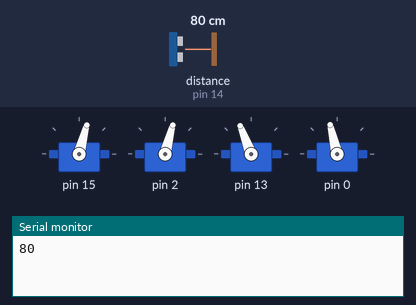
Bench run of a sketch on a simulated Arduino Uno, built with avr-gcc and run on an emulated ATmega328P. On the bench: 4 × servo, the last lines printed to the serial monitor. Wiring (inferred from the names in the program): ultrasonic range finder: trigger pin 12; echo pin 14. The test bench sets the inputs (shaded band); at power-on: distance to the obstacle (sensor on pin 14) 80 cm. The echo pulse lasts 58.3 µs per cm.

Above: at 1.7 s.
1.8 s: distance to the obstacle (sensor on pin 14) set to 2 cm
At 2.11 s:
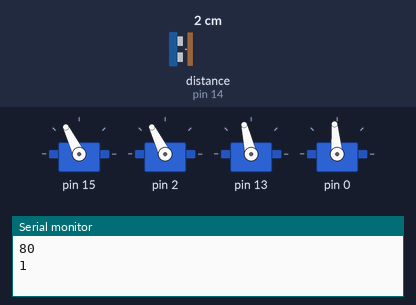
5.2 s: distance to the obstacle (sensor on pin 14) set to 120 cm
At 5.58 s:
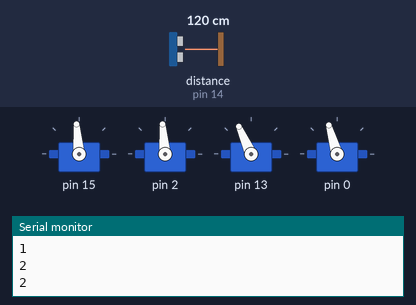
8.6 s: distance to the obstacle (sensor on pin 14) set to 18 cm
At 9.88 s:
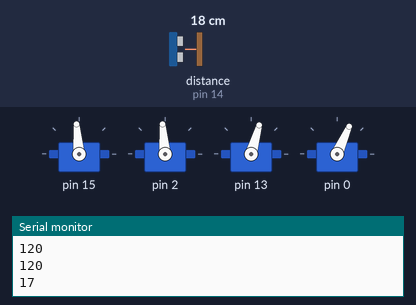
12.0 s: distance to the obstacle (sensor on pin 14) set to 250 cm
At 13.3 s:
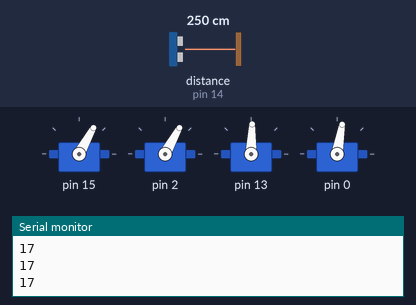
18.8 s: distance to the obstacle (sensor on pin 14) set to 4 cm
25.6 s: distance to the obstacle (sensor on pin 14) set to 299 cm
Timing chart, 0 to 30.0 s (numbered marks = the images above; inputs shaded):
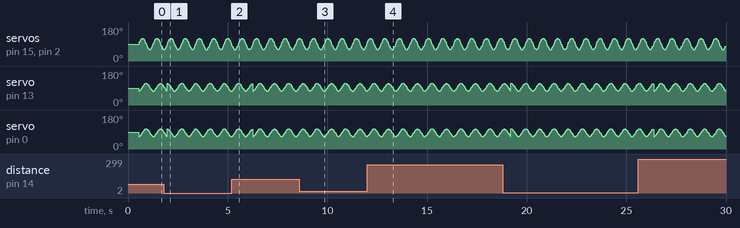

The sketch:

walk_avoid.ino
```cpp
#include <Otto.h>
Otto Otto;

#define LeftLeg 15
#define RightLeg 2
#define LeftFoot 13
#define RightFoot 0
#define Buzzer  5
#define Trigger 12 // ultrasonic sensor trigger pin
#define Echo 14 // ultrasonic sensor echo pin

long distance;

long ultrasound()
{
   long duration, distance;
   digitalWrite(Trigger,LOW);
   delayMicroseconds(2);
   digitalWrite(Trigger, HIGH);
   delayMicroseconds(10);
   digitalWrite(Trigger, LOW);
   duration = pulseIn(Echo, HIGH);
   distance = duration/58;
   return distance;
}

void setup()
{
  Serial.begin(9600);
  Otto.init(LeftLeg, RightLeg, LeftFoot, RightFoot, true, Buzzer); //Set the servo pins and Buzzer pin
  pinMode(Trigger, OUTPUT);
  pinMode(Echo, INPUT);
  Otto.home();
}

void loop()
{
  Serial.println(ultrasound());
  distance = ultrasound();

  if(distance >=15)
  {
   Otto.walk(2,700,1);
  }
  else
  {
    Otto.walk(2,700,-1);
  }
}
```
